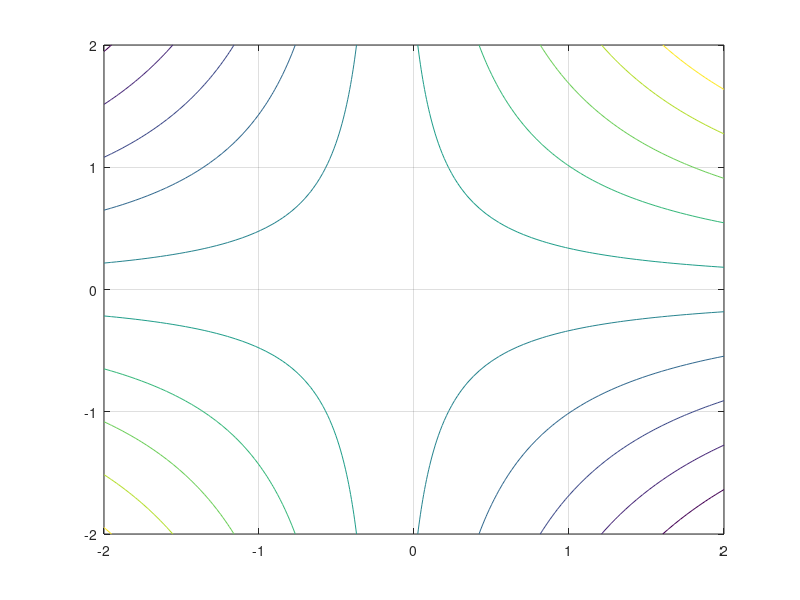

MATLAB code to generate this figure:
clc;

R = [0.72 -0.36; -0.36 0.72]
A = 2*R
[l,u] = eig(A)
R_1 = inv(R)
h = [0 ; -0.0624]
min = R_1 * h
c = 0.0205

x1 = linspace(-2,2);
% x1 = [0 1 2 3];
x2 = x1';

x = [x1; x2']
y1 = 1;
y2 = 2;
y = [y1; y2]
x' * R * x
f = x' * R * x - 2 * x'*h ; 
contour(x1,x2,f)
grid on

% -----------------TEST ZONE----------------
rand()